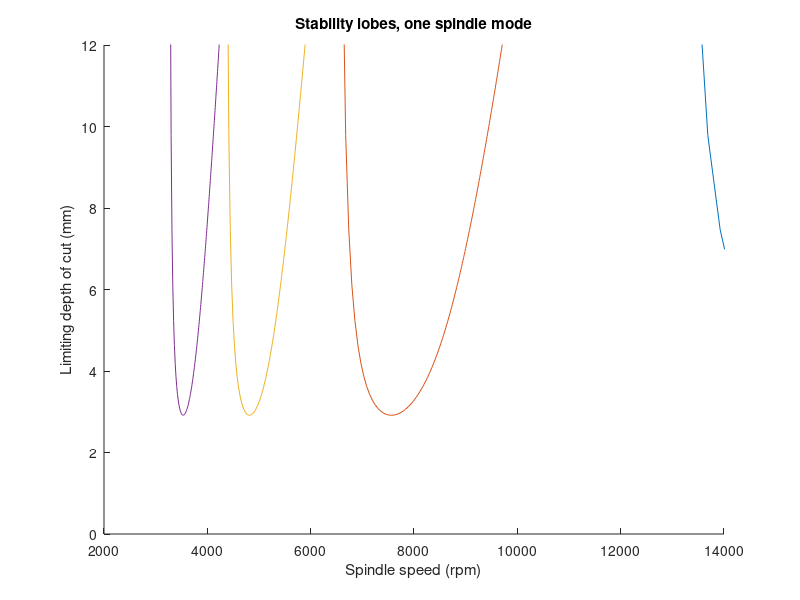

The MATLAB script that drew this image:
% Stability lobes for a milling spindle with one dominant mode (650 Hz, 2% damping,
% 50 N/um), three teeth, cutting stiffness 700 N/mm^2; single-mode model after
% Schmitz and Smith, Machining Dynamics.
fn = 650;  zeta = 0.02;  k = 5e7;  Ks = 7e8;  N = 3;
fc = linspace(1.001, 1.5, 500)' * fn;           % chatter frequencies (Hz)
r = fc / fn;
G = 1 ./ (k * (1 - r.^2 + 2i*zeta*r));
re = real(G);  im = imag(G);
blim = -1 ./ (2*Ks*re);                        % limiting axial depth (m)
eps = 2*pi - 2*atan(re ./ im);
rpm = zeros(numel(fc), 4);
for lobe = 0:3
    rpm(:, lobe + 1) = 60 * fc ./ (N * (lobe + eps/(2*pi)));
end
fprintf('stable at any speed below %.2f mm depth of cut\n', 1000*min(blim));
fprintf('the first lobe peaks near %.0f rpm\n', rpm(1, 1));

hold on;
for lobe = 1:4
    plot(rpm(:, lobe), 1000*blim);
end
xlim([2000 14000]);
ylim([0 12]);
title('Stability lobes, one spindle mode');
xlabel('Spindle speed (rpm)');
ylabel('Limiting depth of cut (mm)');
